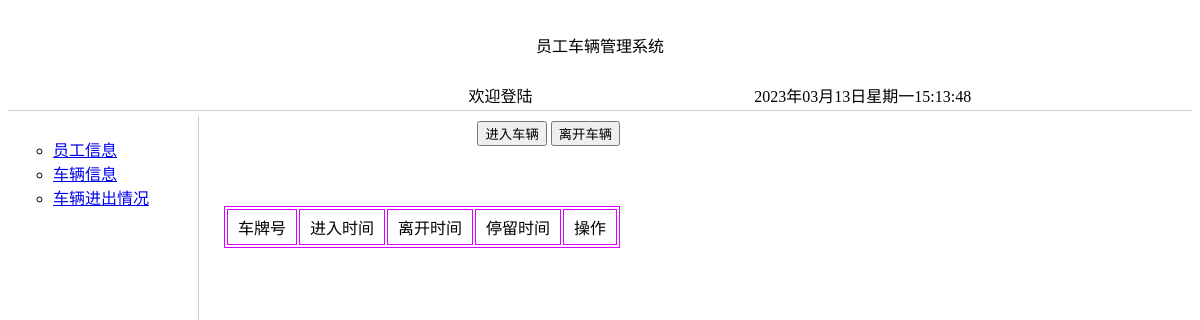
The page /showRecord/ on the database as committed earlier.
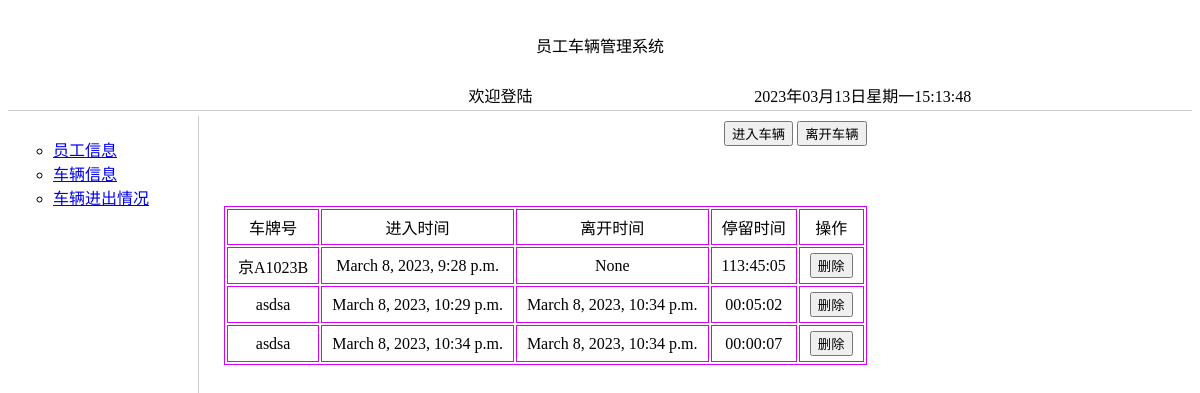
The same page on the database as committed later.
### ecar/models.py (models this page shows)
class Records(models.Model):
    sid = models.AutoField(primary_key=True)
    enter_time = models.DateTimeField(auto_now_add=True)
    out_time = models.DateTimeField(default=None, null=True)
    car_number = models.CharField(max_length=20)

### ecar/RecordOperation.py (the view)
# urls.py: path('showRecord/', RecordOperation.show),
def show(request):
    recordall = Records.objects.all()
    current_time = datetime.datetime.now() #当前时间 .strftime("%Y-%m-%d_%H:%M:%S")
    for record in recordall:
        if record.out_time is None:
            stay_seconds = timedelta.total_seconds(current_time-record.enter_time)
            s = int(stay_seconds)
            hours, remainder = divmod(s, 3600)
            minutes, seconds = divmod(remainder, 60)
            staytime = '{:02}:{:02}:{:02}'.format(int(hours), int(minutes), int(seconds))
            record.stay_time = staytime
        else:
            stay_seconds = timedelta.total_seconds(record.out_time - record.enter_time)
            s = int(stay_seconds)
            hours, remainder = divmod(s, 3600)
            minutes, seconds = divmod(remainder, 60)
            staytime = '{:02}:{:02}:{:02}'.format(int(hours), int(minutes), int(seconds))
            record.stay_time = staytime
    return render(request, 'showrecords.html', {'recordall': recordall})

### templates/showrecords.html (shortened to what this page needs)
<!DOCTYPE html>
<html lang="en">
<head>
</head>
<!DOCTYPE HTML>
<html>
<head>
</head>
<body>
<div class="page">
    <div class="header">
        <div id="title">
            <table width="100%">
                <tr>
                    <td height="68" colspan="4" align="center">员工车辆管理系统</td>
                </tr>
                <tr>
                    <td width="40%" align="right">
                        <marquee>
                            欢迎登陆
                        </marquee>
                    </td>
                    <td width="50%" align="center"><span id="show"></span></td>
                </tr>
            </table>
        </div>
    </div>
    <div class="MainContainer">
        <div class="sidebar">
            <ul type="circle">
                <li>
                    <a href="/showEmployee/" target="right">员工信息</a></li>
                <li>
                    <a href="/showCar/" target="right">车辆信息</a></li>
                <li>
                    <a href="/showRecord/" target="right">车辆进出情况</a></li>
            </ul>
        </div>
        <div id="main" class="main">
            <div align="right">
                <button onclick="window.location.href='/carEnter/'">进入车辆</button>
                <button onclick="window.location.href='/carLeave/'">离开车辆</button>
            </div>
            <table>
                <tbody>
                <tr>
                    <td>车牌号</td>
                    <td>进入时间</td>
                    <td>离开时间</td>
                    <td>停留时间</td>
                    <td>操作</td>
                </tr>
                {% for record in recordall %}
                    <tr>
                        <td>{{ record.car_number }}</td>
                        <td>{{ record.enter_time }}</td>
                        <td>{{ record.out_time }}</td>
                        <td>{{ record.stay_time }}</td>
                        <td>
                            <button onclick="window.location.href='/deleteRecord/{{ record.sid }}'">删除</button>
                        </td>
                    </tr>
                {% endfor %}
                </tbody>
            </table>
        </div>
    </div>
</div>
</body>
</html>

Rows that differ between the two databases and show on the page:
added Records: car_number "京A1023B", enter_time "March 8, 2023, 9:28 p.m.", out_time "None", stay_time "113:45:05"
added Records: car_number "asdsa", enter_time "March 8, 2023, 10:29 p.m.", out_time "March 8, 2023, 10:34 p.m.", stay_time "00:05:02"
added Records: car_number "asdsa", enter_time "March 8, 2023, 10:34 p.m.", out_time "March 8, 2023, 10:34 p.m.", stay_time "00:00:07"
